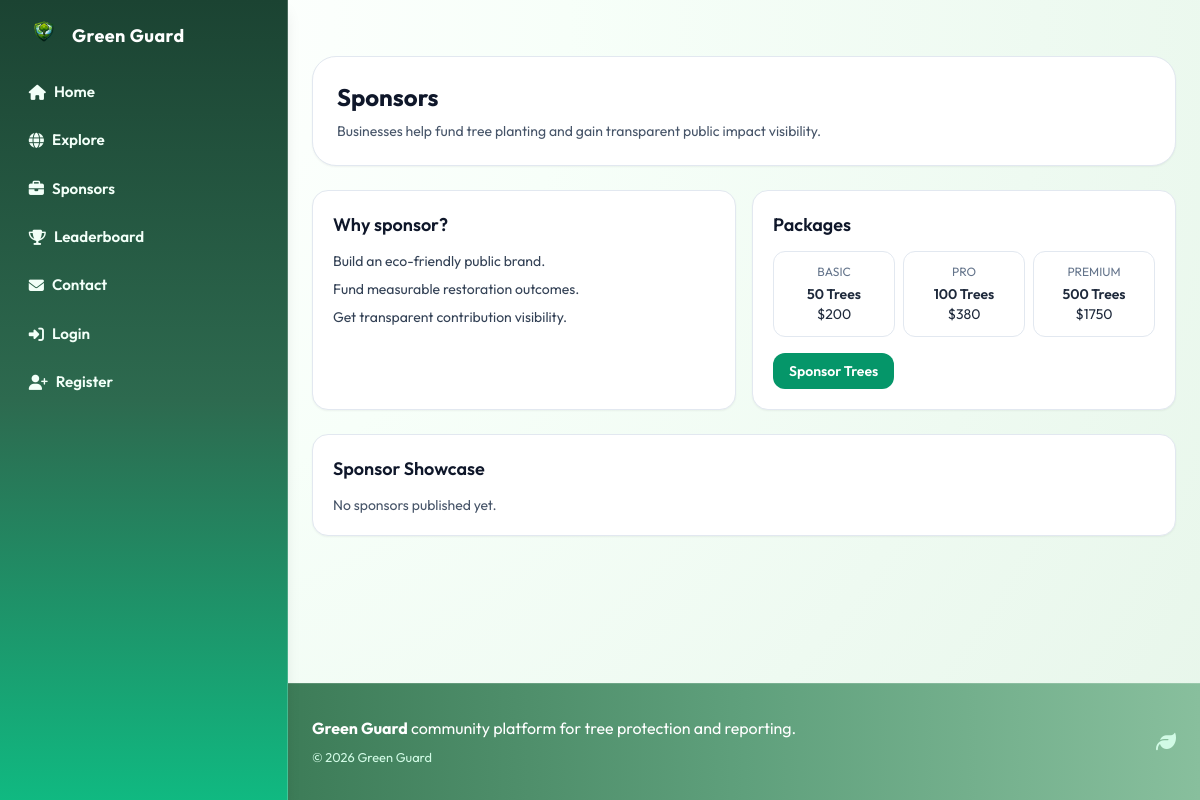
The app's page /sponsors, older data.
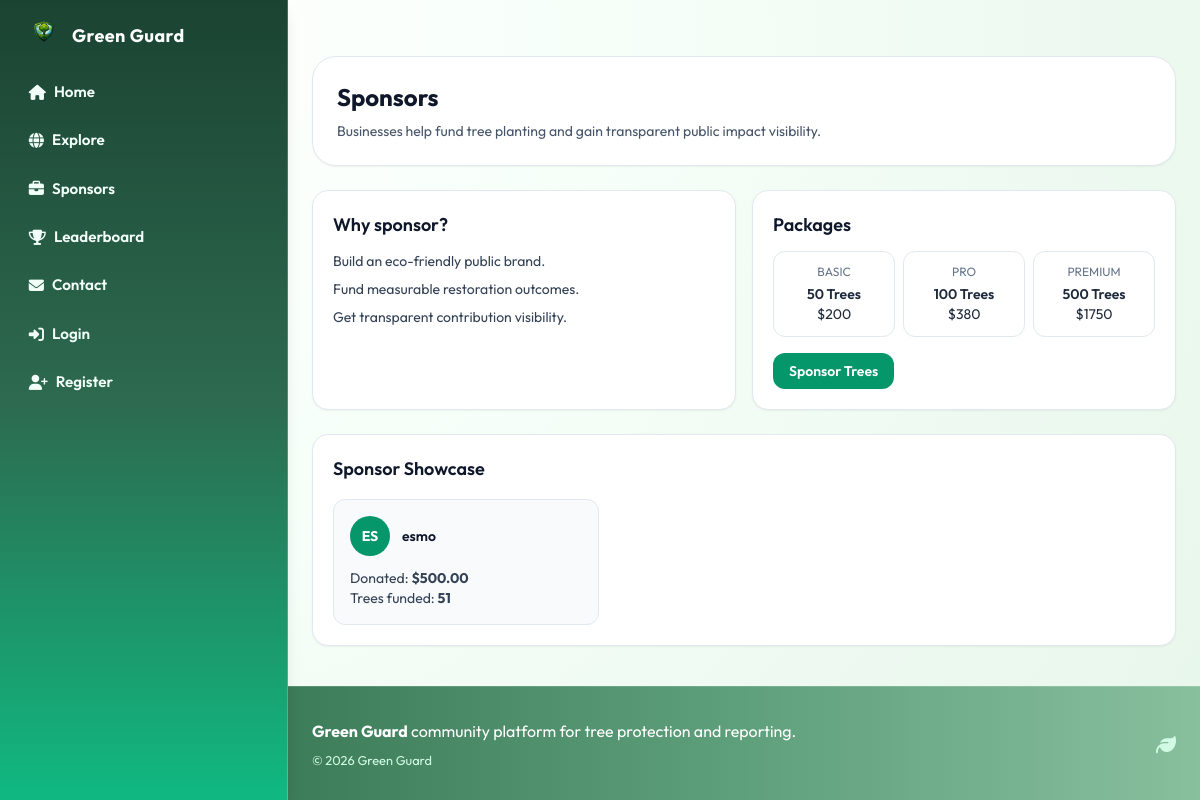
The same page, newer data.
### models.py (models this page shows)
class User(UserMixin, db.Model):
    id = db.Column(db.Integer, primary_key=True)
    username = db.Column(db.String(80), unique=True, nullable=False)
    email = db.Column(db.String(120), unique=True, nullable=False)
    password_hash = db.Column(db.String(255), nullable=False)
    role = db.Column(db.String(30), default="individual", nullable=False)
    is_admin = db.Column(db.Boolean, default=False, nullable=False)
    created_at = db.Column(
        db.DateTime, default=datetime.utcnow, nullable=False)
    tree_records = db.relationship(
        "TreeRecord", backref="user", lazy=True, cascade="all, delete-orphan"
    )
    cutting_reports = db.relationship(
        "CuttingReport", backref="user", lazy=True, cascade="all, delete-orphan"
    )
    volunteer_signups = db.relationship(
        "VolunteerCampaignSignup", backref="user", lazy=True, cascade="all, delete-orphan"
    )
    support_donations = db.relationship(
        "SupportDonation", backref="user", lazy=True, cascade="all, delete-orphan"
    )
    created_campaigns = db.relationship(
        "Campaign", backref="creator", lazy=True, foreign_keys="Campaign.creator_user_id"
    )

### routes/main.py (the view)
@main_bp.route("/sponsors")
def sponsors_page():
    sponsors = User.query.filter(
        User.is_admin.is_(False),
        User.role.in_(["business", "individual"]),
    ).all()
    sponsor_showcase = []
    for sponsor in sponsors:
        donations = SupportDonation.query.filter_by(user_id=sponsor.id).all()
        amount_total = sum(float(item.amount) for item in donations)
        trees_total = sum(
            item.quantity or 0 for item in donations if item.category == "plants"
        )
        if amount_total <= 0 and trees_total <= 0:
            continue
        sponsor_showcase.append(
            {
                "user": sponsor,
                "amount_total": amount_total,
                "trees_total": trees_total,
            }
        )
    sponsor_showcase.sort(
        key=lambda row: (row["amount_total"], row["trees_total"]),
        reverse=True,
    )
    return render_template(
        "sponsors.html",
        sponsor_showcase=sponsor_showcase[:12],
    )

### templates/sponsors.html (shortened to what this page needs)
{% extends 'base.html' %}
{% block content %}
  <section class="mx-auto mt-8 w-full max-w-6xl px-4 sm:px-6">
    <div class="rounded-3xl border border-slate-200 bg-white p-6 shadow-sm">
      <h1 class="text-2xl font-bold text-slate-900">Sponsors</h1>
      <p class="mt-2 text-sm text-slate-600">Businesses help fund tree planting and gain transparent public impact visibility.</p>
    </div>
    <div class="mt-6 grid gap-4 lg:grid-cols-2">
      <article class="rounded-2xl border border-slate-200 bg-white p-5 shadow-sm">
        <h2 class="text-lg font-semibold text-slate-900">Why sponsor?</h2>
        <ul class="mt-3 space-y-2 text-sm text-slate-700">
          <li>Build an eco-friendly public brand.</li>
          <li>Fund measurable restoration outcomes.</li>
          <li>Get transparent contribution visibility.</li>
        </ul>
      </article>
      <article class="rounded-2xl border border-slate-200 bg-white p-5 shadow-sm">
        <h2 class="text-lg font-semibold text-slate-900">Packages</h2>
        <div class="mt-3 grid gap-2 sm:grid-cols-3">
          <div class="rounded-xl border border-slate-200 p-3 text-center">
            <p class="text-xs uppercase text-slate-500">Basic</p>
            <p class="mt-1 text-sm font-semibold">50 Trees</p>
            <p class="text-sm">$200</p>
          </div>
          <div class="rounded-xl border border-slate-200 p-3 text-center">
            <p class="text-xs uppercase text-slate-500">Pro</p>
            <p class="mt-1 text-sm font-semibold">100 Trees</p>
            <p class="text-sm">$380</p>
          </div>
          <div class="rounded-xl border border-slate-200 p-3 text-center">
            <p class="text-xs uppercase text-slate-500">Premium</p>
            <p class="mt-1 text-sm font-semibold">500 Trees</p>
            <p class="text-sm">$1750</p>
          </div>
        </div>
        <a href="{{ url_for('main.sponsorship_donations') }}" class="mt-4 inline-block rounded-xl bg-emerald-600 px-4 py-2 text-sm font-semibold text-white hover:bg-emerald-700">Sponsor Trees</a>
      </article>
    </div>
    <article class="mt-6 mb-10 rounded-2xl border border-slate-200 bg-white p-5 shadow-sm">
      <h2 class="text-lg font-semibold text-slate-900">Sponsor Showcase</h2>
      {% if sponsor_showcase %}
        <div class="mt-4 grid gap-3 sm:grid-cols-2 lg:grid-cols-3">
          {% for sponsor in sponsor_showcase %}
            <div class="rounded-xl border border-slate-200 bg-slate-50 p-4">
              <div class="flex items-center gap-3">
                <div class="flex h-10 w-10 items-center justify-center rounded-full bg-emerald-600 text-sm font-bold text-white">{{ sponsor.user.username[:2]|upper }}</div>
                <p class="text-sm font-semibold text-slate-900">{{ sponsor.user.username }}</p>
              </div>
              <p class="mt-3 text-sm text-slate-700">
                Donated: <strong>${{ '%.2f'|format(sponsor.amount_total) }}</strong>
              </p>
              <p class="text-sm text-slate-700">
                Trees funded: <strong>{{ sponsor.trees_total }}</strong>
              </p>
            </div>
          {% endfor %}
        </div>
      {% else %}
        <p class="mt-3 text-sm text-slate-600">No sponsors published yet.</p>
      {% endif %}
    </article>
  </section>
{% endblock %}

Row changes from the older to the newer data that the page shows:
now on this page (row edited): User: user "ES", user.username "esmo"
Text that changed along with them:
new list line: "Donated: $ 500.00 Trees funded: 51"
text no longer shown: "No sponsors published yet."
